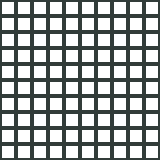

Below is a game level as drawn by its tile map, then a one-line description and the .tmx file that defines it, in full:
An orthogonal 10x10 tile map with 16x16 px tiles, 1 tile layer (capa 1).

<map version="1.10" tiledversion="1.11.0" orientation="orthogonal" renderorder="right-down" width="10" height="10" tilewidth="16" tileheight="16" infinite="0" nextlayerid="2" nextobjectid="1">
 <editorsettings>
  <export target="tilemap.json" format="json" />
 </editorsettings>
 <tileset firstgid="1" name="standard_tileset" tilewidth="16" tileheight="16" tilecount="1" columns="1">
  <image source="tilePrueba.png" width="16" height="16" />
 </tileset>
 <layer id="1" name="capa 1" width="10" height="10">
  <data encoding="csv">
1,1,1,1,1,1,1,1,1,1,
1,1,1,1,1,1,1,1,1,1,
1,1,1,1,1,1,1,1,1,1,
1,1,1,1,1,1,1,1,1,1,
1,1,1,1,1,1,1,1,1,1,
1,1,1,1,1,1,1,1,1,1,
1,1,1,1,1,1,1,1,1,1,
1,1,1,1,1,1,1,1,1,1,
1,1,1,1,1,1,1,1,1,1,
1,1,1,1,1,1,1,1,1,1
</data>
 </layer>
</map>
